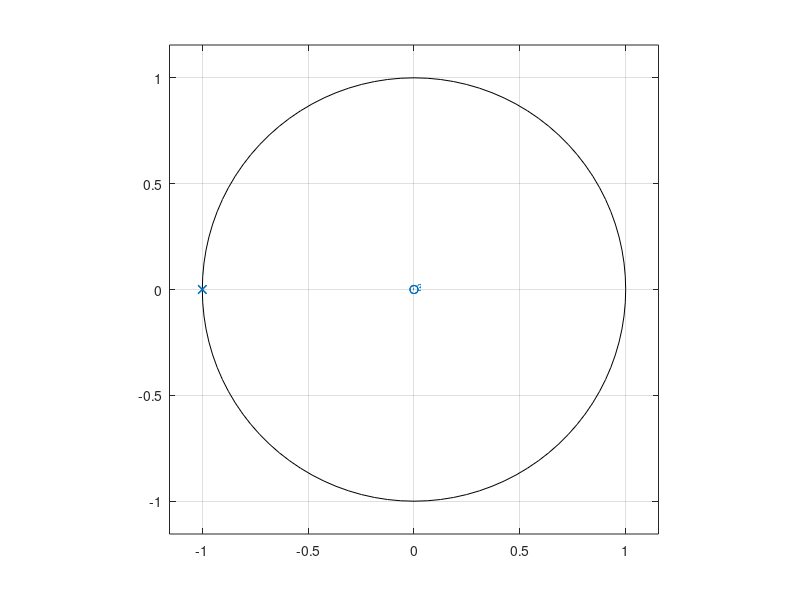

Write the MATLAB code that produced this figure.
%script for 2.7 and 2.8
pkg load signal;

a=[1,0,0,0] %y coefficients for Y(z)
b=[1/8, 3/8, 3/8, 1/8] %x coefficients for X(Z)

zplane(a,b)



%2.8
%interpreted results Argand diagram
% it was not stable because poles are not inside unit circle